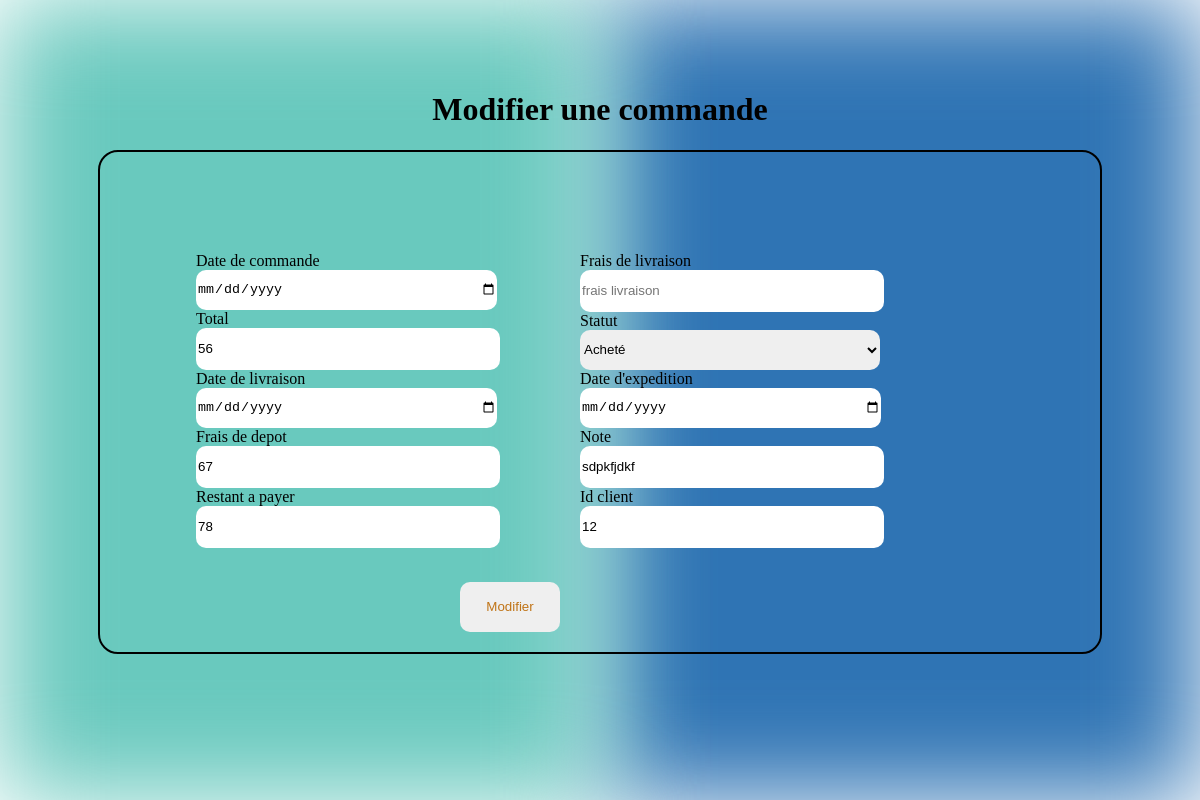
The page /index.php?action=form_modifier_fiche_commande&id_commande=3 on the database as committed earlier.
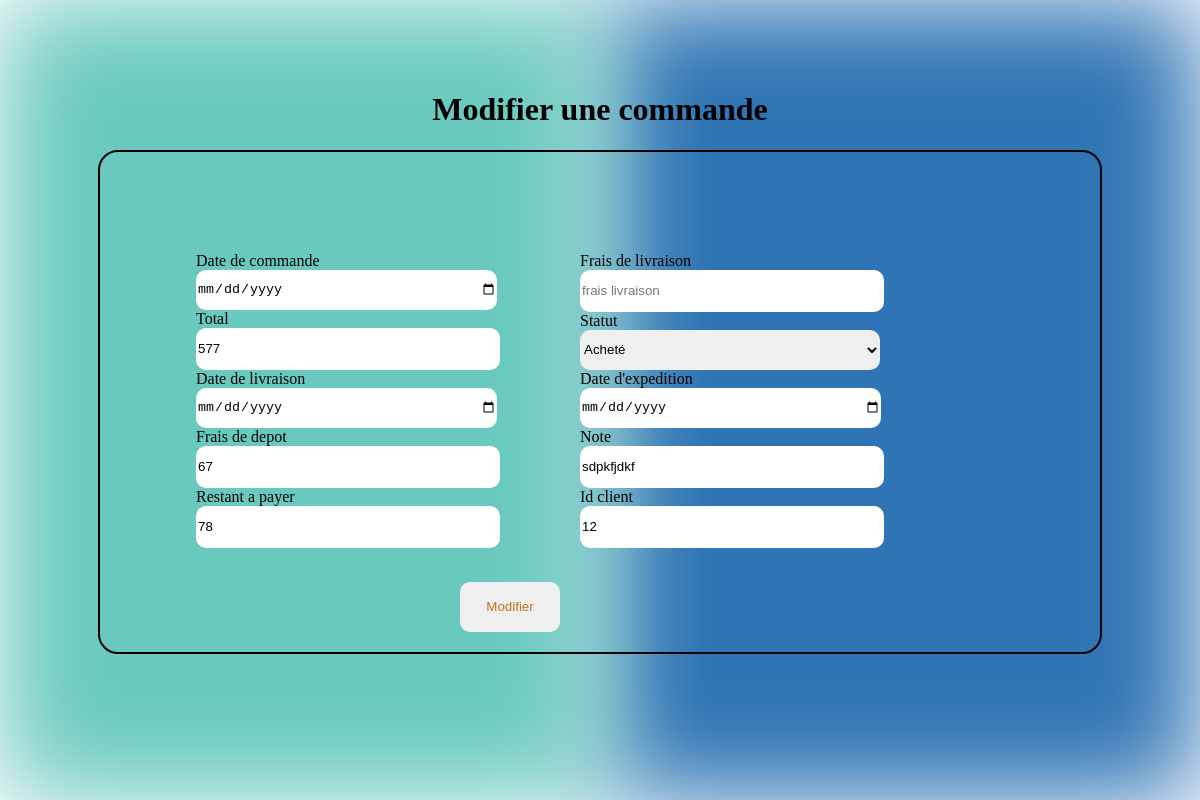
The same page on the database as committed later.
### tables this page shows
CREATE TABLE IF NOT EXISTS `commande` (
  `id_commande` int(11) NOT NULL AUTO_INCREMENT,
  `date_commande` timestamp NOT NULL DEFAULT CURRENT_TIMESTAMP,
  `total` float NOT NULL,
  `date_livraison` timestamp NOT NULL,
  `frais_depot` float NOT NULL,
  `restant_a_payer` float NOT NULL,
  `frais_livraison` float NOT NULL,
  `statut` enum('Acheté','Fini','Livré','Arrivé','Expédié','Emballé','Déja acheté') NOT NULL,
  `date_expedition` timestamp NOT NULL,
  `note` varchar(255) DEFAULT NULL,
  `id_client` int(11) NOT NULL,
  PRIMARY KEY (`id_commande`)
);

### src/controllers/commande/form_modifier_fiche_commande.php (called while the page is built)
<?php
class FormModifCommande {
    public function execute(int $id_commande) {
        $commandeRepo = new CommandeRepository();
        $commandeRepo->connection = new DatabaseConnection();
        $commande = $commandeRepo->getCommandById($id_commande);
        require('templates/commande/modifier_fiche_commande.php');
    }
}
?>

### src/lib/database.php (called while the page is built)
<?php
class DatabaseConnection
{
    public ?\PDO $database = null;
    public function getConnection(): \PDO
    {
        if ($this->database === null) {
            $this->database = new \PDO('mysql:host=localhost;dbname=conciergerie;charset=utf8', 'root', '');
        }
        return $this->database;
    }
}

### src/model/commande.php (called while the page is built, shortened)
<?php
require_once('src/lib/database.php');
class CommandeRepository
{
    public DatabaseConnection $connection;
    public function getCommandById(int $id_commande): Commande
    {
        $statement = $this->connection->getConnection()->prepare(
            "SELECT * FROM commande WHERE id_commande = ?"
        );
        $statement->execute([$id_commande]);
        $row = $statement->fetch();
        $commande = new Commande();
        $commande->id_commande = $row['id_commande'];
        $commande->date_commande = $row['date_commande'];
        $commande->total = $row['total'];
        $commande->date_livraison = $row['date_livraison'];
        $commande->frais_depot = $row['frais_depot'];
        $commande->restant_a_payer = $row['restant_a_payer'];
        $commande->frais_livraison = $row['frais_livraison'];
        $commande->statut = $row['statut'];
        $commande->date_expedition = $row['date_expedition'];
        $commande->note = $row['note'];
        $commande->id_client = $row['id_client'];
        return $commande;
    }
}

### templates/commande/modifier_fiche_commande.php (the view, shortened to what this page needs)
<?php require('./templates/autres/background.php') ?>
<h1 class="title">Modifier une commande</h1>
<div class="formulaire">
    <form action="index.php?action=modifier_fiche_commande&id_commande=<?= $commande->id_commande ?>" method="post">
        <div class="group-1">
            <label for="date">Date de commande</label></br>
            <input type="date" id="date_commande" name="date_commande" placeholder="date commande"  value="<?= $commande->date_commande ?>" required></br>
            <label for="total">Total</label></br>
            <input type="text" id="total" name="total" placeholder="total"  value="<?= $commande->total ?>" required></br>
            <label for="date">Date de livraison</label></br>
            <input type="date" id="date_livraison" name="date_livraison" placeholder="date livraison"  value="<?= $commande->date_livraison ?>" required></br>
            <label for="frais_depot">Frais de depot</label></br>
            <input type="text" id="frais_depot" name="frais_depot" placeholder="frais depot"  value="<?= $commande->frais_depot ?>" required></br>
            <label for="restant_a_payer">Restant a payer</label></br>
            <input type="text" id="restant_a_payer" name="restant_a_payer" placeholder="restant a payer"  value="<?= $commande->restant_a_payer ?>" required></br>
        </div>
        <div class="group-2">
            <label for="frais_livraison">Frais de livraison</label></br>
            <input type="text" id="frais_livraison" name="frais_livraison" placeholder="frais livraison" required></br>
            <label for="statut">Statut</label></br>
            <select id="statut" name="statut">
                <option value="Acheté">Acheté</option>
            </select> </br>
            <label for="date">Date d'expedition</label></br>
            <input type="date" id="date_expedition" name="date_expedition" placeholder="date expedition"  value="<?= $commande->date_expedition ?>" required></br>
            <label for="note">Note</label></br>
            <input type="text" id="note" name="note" placeholder="note"  value="<?= $commande->note ?>" required></br>
            <label for="id_client">Id client</label></br>
            <input type="text" id="id_client" name="id_client" placeholder="id client" value="<?= $commande->id_client ?>" required></br>
        </div>
        <input type="submit" class="bouttonCommande" value="Modifier">
    </form>
</div>
<?php require('./templates/autres/layout.php') ?>

Rows that differ between the two databases and show on the page:
changed commande "sdpkfjdkf": total "56" → "577"
